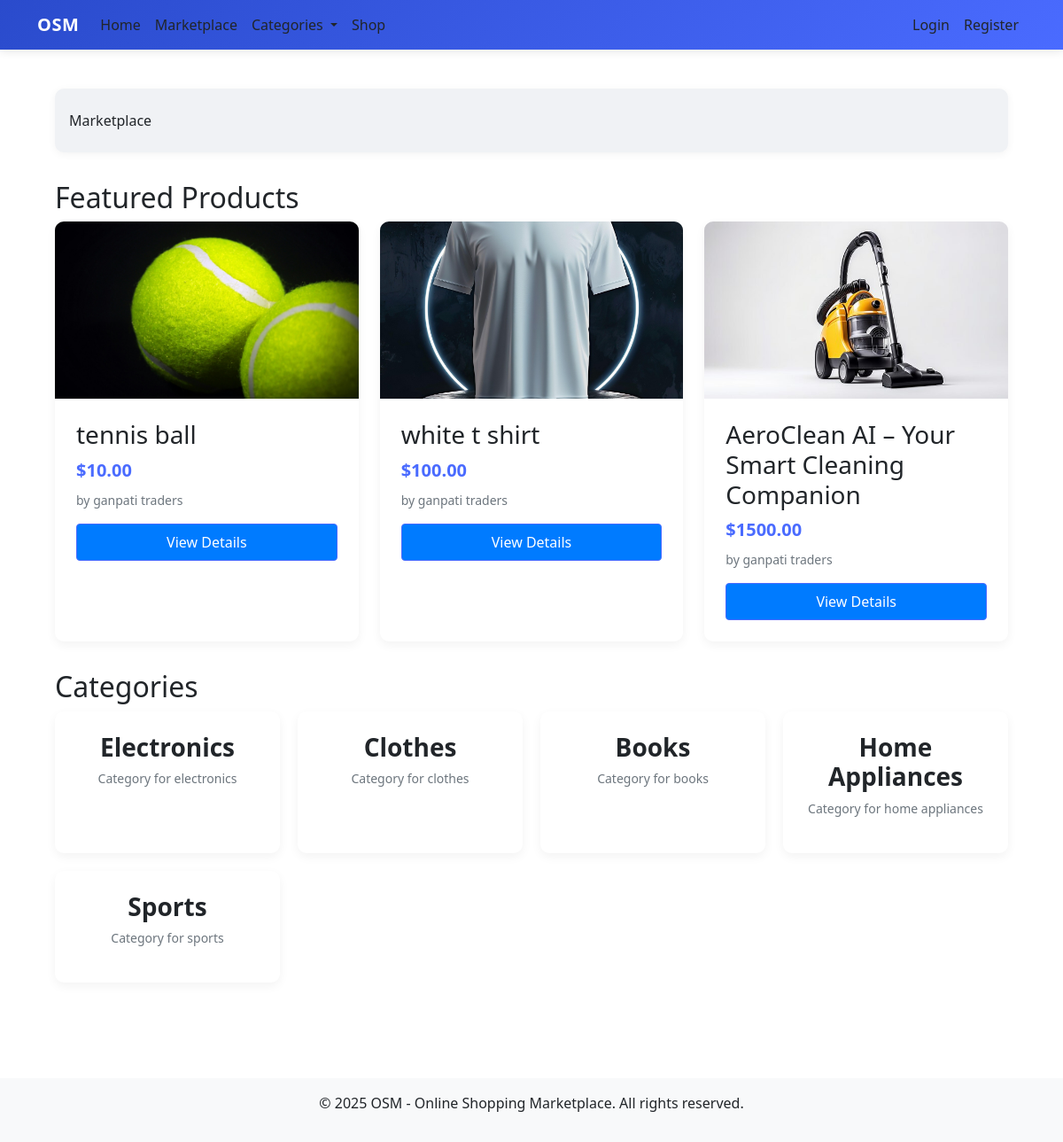
The app's page /marketplace/ with its own data.
### marketplace/models.py (models this page shows, shortened)
class Product(models.Model):
    CONDITION_CHOICES = (
        ('new', 'New'),
        ('second_hand', 'Second-hand'),
    )
    seller = models.ForeignKey(Seller, on_delete=models.CASCADE)
    name = models.CharField(max_length=200)
    description = models.TextField()
    price = models.DecimalField(max_digits=10, decimal_places=2)
    category = models.ForeignKey(Category, on_delete=models.CASCADE, null=True)
    stock = models.IntegerField(default=0)
    created_at = models.DateTimeField(auto_now_add=True)
    updated_at = models.DateTimeField(auto_now=True)
    is_active = models.BooleanField(default=True)
    osm_product = models.ForeignKey(OSMProduct, on_delete=models.SET_NULL, null=True, blank=True)
    views = models.PositiveIntegerField(default=0)
    condition = models.CharField(max_length=20, choices=CONDITION_CHOICES, default='new')

class ProductImage(models.Model):
    product = models.ForeignKey(Product, on_delete=models.CASCADE)
    image = models.ImageField(upload_to='marketplace/products/')
    is_primary = models.BooleanField(default=False)
    created_at = models.DateTimeField(auto_now_add=True)

class Seller(models.Model):
    user = models.OneToOneField(User, on_delete=models.CASCADE)
    business_name = models.CharField(max_length=100)
    description = models.TextField()
    contact_email = models.EmailField()
    contact_phone = models.CharField(max_length=20)
    created_at = models.DateTimeField(auto_now_add=True)
    is_verified = models.BooleanField(default=False)

class Category(models.Model):
    name = models.CharField(max_length=100)
    slug = models.SlugField(unique=True, blank=True)  # Add this line
    description = models.TextField(blank=True)
    parent = models.ForeignKey('self', null=True, blank=True, on_delete=models.CASCADE)

### marketplace/views.py (the view)
# urls.py: path('', views.marketplace_home, name='home'),
def marketplace_home(request):
    featured_products = Product.objects.filter(
        is_active=True,
        condition='second_hand'
    ).order_by('-created_at')[:8]
    categories = Category.objects.all()
    return render(request, 'marketplace/home.html', {
        'products': featured_products,
        'categories': categories,
    })

### templates/marketplace/home.html
 {% extends 'marketplace/base.html' %}
{% load static %}
{% block marketplace_content %}
<div class="marketplace-home">
    <section class="featured-products">
        <h2>Featured Products</h2>
        <div class="product-grid">
            {% for product in products %}
    <div class="product-card">
        {% with product.productimage_set.first as img %}
            {% if img %}
                <img src="{{ img.image.url }}" alt="{{ product.name }}" class="product-image">
            {% else %}
                <img src="{% static 'marketplace/images/placeholder.png' %}" alt="No image available" class="product-image">
            {% endif %}
        {% endwith %}
        <div class="product-info">
            <h3>{{ product.name }}</h3>
            <p class="price">${{ product.price }}</p>
            <p class="seller">by {{ product.seller.business_name }}</p>
            <a href="{% url 'marketplace:product_detail' product.id %}" class="btn btn-primary">View Details</a>
        </div>
    </div>
{% empty %}
    <p class="no-products">No products available yet.</p>
{% endfor %}
        </div>
    </section>
    <section class="categories">
        <h2>Categories</h2>
        <div class="category-grid">
            {% for category in categories %}
            <a href="?category={{ category.id }}" class="category-card">
                <h3>{{ category.name }}</h3>
                <p>{{ category.description|truncatewords:20 }}</p>
            </a>
            {% empty %}
            <p class="no-categories">No categories available yet.</p>
            {% endfor %}
        </div>
    </section>
</div>
{% endblock %}

### static/css/style.css (style rules this page uses)
:root { --primary-color: #4a6bff; --primary-light: #7a93ff; --primary-dark: #2a4bcc; --secondary-color: #ff6b6b; --secondary-light: #ff9e9e; --secondary-dark: #cc4a4a; --accent-color: #6bff9e; --accent-light: #9effc0; --accent-dark: #4acc7a; --neutral-100: #f8f9fa; --neutral-200: #e9ecef; --neutral-300: #dee2e6; --neutral-400: #ced4da; --neutral-500: #adb5bd; --neutral-600: #6c757d; --neutral-700: #495057; --neutral-800: #343a40; --neutral-900: #212529; --bg-light: #ffffff; --bg-dark: #f0f2f5; --text-primary: #212529; --text-secondary: #6c757d; --text-light: #f8f9fa; }
body { font-family: 'Segoe UI', Tahoma, Geneva, Verdana, sans-serif; color: var(--text-primary); background-color: var(--bg-light); }
.btn-primary { background-color: var(--primary-color); border-color: var(--primary-color); transition: all 0.3s ease; }
.product-card { border-radius: 10px; overflow: hidden; transition: all 0.3s ease; }
.product-image { height: 200px; object-fit: cover; }
.product-info { padding: 1.5rem; }
.price { color: var(--primary-color); font-weight: 700; font-size: 1.25rem; }

### static/marketplace/css/marketplace.css (style rules this page uses)
.product-grid { display: grid; grid-template-columns: repeat(auto-fill, minmax(280px, 1fr)); gap: 1.5rem; margin-bottom: 2rem; }
.product-card { border-radius: 10px; overflow: hidden; transition: all 0.3s ease; background-color: var(--bg-light); box-shadow: 0 4px 12px rgba(0, 0, 0, 0.05); display: flex; flex-direction: column; }
.product-image { height: 200px; overflow: hidden; }
.product-info { padding: 1.5rem; display: flex; flex-direction: column; flex-grow: 1; }
.price { color: var(--primary-color); font-weight: 700; font-size: 1.25rem; margin-bottom: 0.5rem; }
.seller { color: var(--text-secondary); font-size: 0.875rem; margin-bottom: 1rem; }
.category-grid { display: grid; grid-template-columns: repeat(auto-fill, minmax(200px, 1fr)); gap: 20px; margin-bottom: 40px; }
.category-card { background-color: var(--bg-light); border-radius: 10px; padding: 1.5rem; text-align: center; transition: all 0.3s ease; box-shadow: 0 4px 12px rgba(0, 0, 0, 0.05); text-decoration: none; color: var(--text-primary); }
.category-card h3 { font-weight: 600; margin-bottom: 0.5rem; }
.category-card p { color: var(--text-secondary); font-size: 0.875rem; }
.btn { display: inline-block; padding: 8px 16px; border-radius: 4px; text-decoration: none; transition: background-color 0.3s; }
.btn-primary { background-color: #007bff; color: #fff; }

### records on screen
Product: productimage_set.first.image (picture), name "tennis ball", price "10.00", seller.business_name "ganpati traders"
Product: productimage_set.first.image (picture), name "white t shirt", price "100.00", seller.business_name "ganpati traders"
Product: productimage_set.first.image (picture), name "AeroClean AI – Your Smart Cleaning Companion", price "1500.00", seller.business_name "ganpati traders"
Category: name "Electronics", description "Category for electronics"
Category: name "Clothes", description "Category for clothes"
Category: name "Books", description "Category for books"
Category: name "Home Appliances", description "Category for home appliances"
Category: name "Sports", description "Category for sports"
